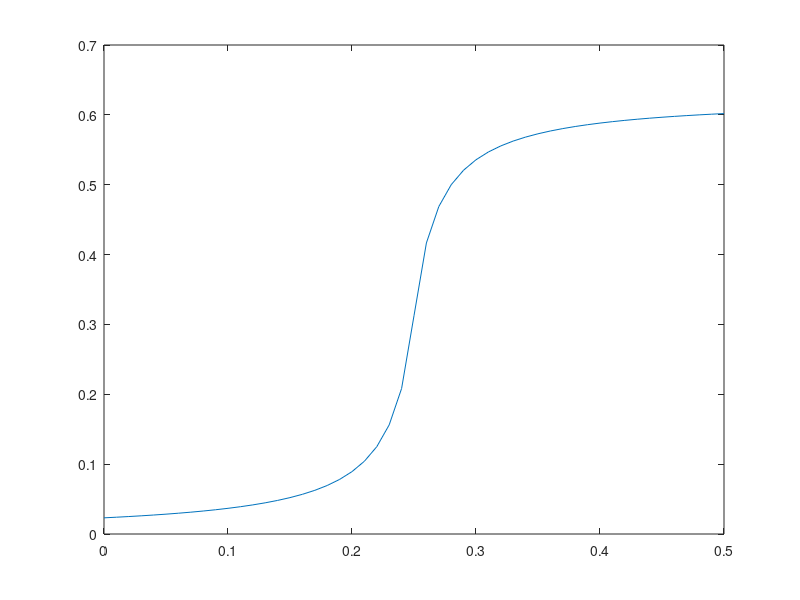

Source code (MATLAB):
steps_per_rev = 1600; % ratio*microsteps*motorns steg/varv
ramp_time = 0.5; % ramp-tiden skall vara 1s
T_min = 1*10^-3 % minsta step-längd
t = 0:0.01:ramp_time
v_max = 1/T_min/steps_per_rev; % (steg/s)/(steg/rev)


fprintf("shortest possible step period: %f\n", T_min)
fprintf("given v_max = %.2f, ramp_time = %.2f\n", v_max, ramp_time)

offset = -ramp_time/2;
alfa = 50; %påhittat
%0.5*(1+((f + offset) .* alfa ./ (1 + abs((f + offset) .* alfa)))); 
v = v_max/2*(1+((t + offset) .* alfa ./ (1 + abs((t + offset) .* alfa)))); 
figure(2)
plot(t,v)